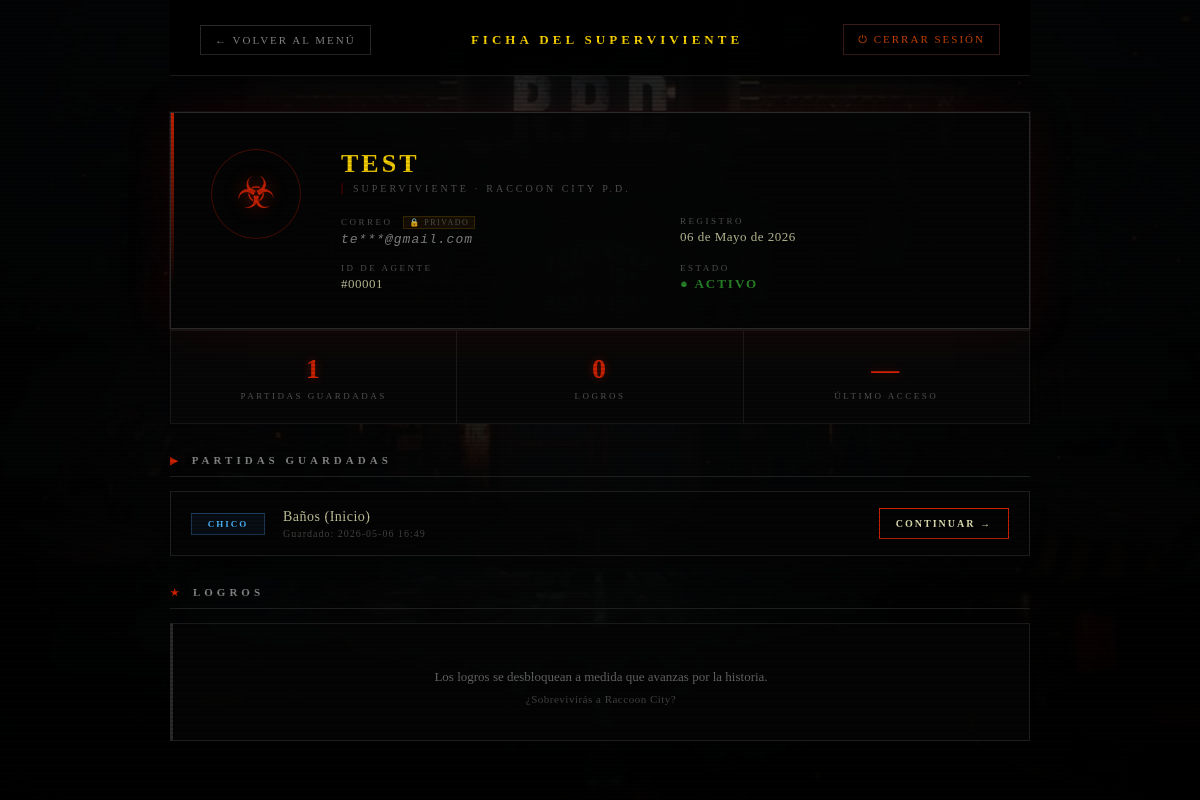
Screenshot of /pages/perfil.php (signed in) with the database file from the repository.
### tables this page shows
CREATE TABLE usuarios (
    id_usuario INTEGER PRIMARY KEY AUTOINCREMENT,
    nombre TEXT UNIQUE NOT NULL,
    email TEXT UNIQUE NOT NULL,
    password TEXT NOT NULL,
    fecha_registro DATETIME DEFAULT CURRENT_TIMESTAMP
);

CREATE TABLE partida (
    id_partida INTEGER PRIMARY KEY AUTOINCREMENT,
    id_usuario INTEGER NOT NULL,
    ruta TEXT NOT NULL, -- 'chico' o 'chica'
    sala_actual TEXT NOT NULL,
    slot_numero INTEGER DEFAULT 0, -- 0 para partida rápida/actual, 1-3 para slots fijos
    fecha_guardado DATETIME DEFAULT CURRENT_TIMESTAMP,
    FOREIGN KEY(id_usuario) REFERENCES usuarios(id_usuario)
);

CREATE TABLE catalogo_salas (
    id_sala TEXT PRIMARY KEY, 
    nombre_visual TEXT NOT NULL, 
    descripcion TEXT, 
    capitulo INTEGER DEFAULT 1,
    -- Conexiones (esto se puede manejar aquí o en una tabla aparte)
    norte TEXT, 
    sur TEXT,
    este TEXT,
    oeste TEXT,
    imagen_url TEXT DEFAULT NULL 
);

### pages/perfil.php (the view, shortened to what this page needs)
<?php
require_once __DIR__ . '/../includes/conexion.php';
$usuarioId = (int) $_SESSION['usuario_id'];
$usuarioNombre = htmlspecialchars($_SESSION['usuario_nombre'] ?? '');
$usuarioEmail = htmlspecialchars($_SESSION['usuario_email'] ?? '');
try {
    $stmt = $pdo->prepare("
        SELECT id_usuario, nombre, email, fecha_registro
        FROM   usuarios
        WHERE  id_usuario = :id
        LIMIT  1
    ");
    $stmt->execute([':id' => $usuarioId]);
    $usuario = $stmt->fetch();
} catch (PDOException $e) {
    $usuario = null;
}
$partidas = [];
try {
    $stmt = $pdo->prepare("
        SELECT p.id_partida, p.ruta, p.sala_actual, p.fecha_guardado,
               s.nombre_visual AS nombre_sala
        FROM   partida p
        LEFT JOIN catalogo_salas s ON s.id_sala = p.sala_actual
        WHERE  p.id_usuario = :id
        ORDER BY p.fecha_guardado DESC
    ");
    $stmt->execute([':id' => $usuarioId]);
    $partidas = $stmt->fetchAll();
} catch (PDOException $e) {
    $partidas = [];
}
$fechaRegistro = 'Desconocida';
if ($usuario && !empty($usuario['fecha_registro'])) {
    $dt = new DateTime($usuario['fecha_registro']);
    $meses = [
        'Enero',
        'Febrero',
        'Marzo',
        'Abril',
        'Mayo',
        'Junio',
        'Julio',
        'Agosto',
        'Septiembre',
        'Octubre',
        'Noviembre',
        'Diciembre'
    ];
    $fechaRegistro = $dt->format('d') . ' de ' . $meses[(int) $dt->format('n') - 1] . ' de ' . $dt->format('Y');
}
function enmascararEmail(string $email): string
{
    $partes = explode('@', $email, 2);
    $local = $partes[0];
    $dominio = $partes[1];
    $visibles = mb_strlen($local) <= 3 ? 1 : 2;
    $inicio = htmlspecialchars(mb_substr($local, 0, $visibles));
    return $inicio . '***@' . htmlspecialchars($dominio);
}
$emailMasked = enmascararEmail($usuario['email'] ?? $usuarioEmail);
?>
<!DOCTYPE html>
<html lang="es">
<head>
    <link rel="stylesheet" href="../styles/style.css">
    <link rel="stylesheet" href="../styles/auth.css">
    <link rel="stylesheet" href="../styles/perfil.css">
</head>
<body>
    <div class="perfil-wrapper">
        <header class="perfil-header">
            <a href="../index.php" class="perfil-volver" id="btn-volver-inicio">
                ← VOLVER AL MENÚ
            </a>
            <h1 class="perfil-titulo">FICHA DEL SUPERVIVIENTE</h1>
            <a href="../sessions/logout.php" class="perfil-logout" id="btn-cerrar-sesion">
                ⏻ CERRAR SESIÓN
            </a>
        </header>
        <section class="perfil-id-card" aria-label="Datos de identidad">
            <div class="perfil-avatar" aria-hidden="true">
                <span class="perfil-avatar-icono">☣</span>
                <div class="perfil-avatar-ring"></div>
            </div>
            <div class="perfil-datos">
                <div class="perfil-nombre"><?= $usuarioNombre ?></div>
                <div class="perfil-rango">SUPERVIVIENTE · RACCOON CITY P.D.</div>
                <div class="perfil-grid-info">
                    <div class="perfil-info-bloque">
                        <span class="perfil-info-label">CORREO
                            <span class="perfil-privado-tag" title="Tu correo real está protegido">🔒 PRIVADO</span>
                        </span>
                        <span class="perfil-info-valor perfil-email-masked"><?= $emailMasked ?></span>
                    </div>
                    <div class="perfil-info-bloque">
                        <span class="perfil-info-label">REGISTRO</span>
                        <span class="perfil-info-valor"><?= $fechaRegistro ?></span>
                    </div>
                    <div class="perfil-info-bloque">
                        <span class="perfil-info-label">ID DE AGENTE</span>
                        <span class="perfil-info-valor">#<?= str_pad($usuarioId, 5, '0', STR_PAD_LEFT) ?></span>
                    </div>
                    <div class="perfil-info-bloque">
                        <span class="perfil-info-label">ESTADO</span>
                        <span class="perfil-info-valor perfil-estado-activo">● ACTIVO</span>
                    </div>
                </div>
            </div>
        </section>
        <section class="perfil-stats" aria-label="Estadísticas">
            <div class="stat-bloque">
                <span class="stat-valor"><?= count($partidas) ?></span>
                <span class="stat-label">PARTIDAS GUARDADAS</span>
            </div>
            <div class="stat-bloque">
                <span class="stat-valor">0</span>
                <span class="stat-label">LOGROS</span>
            </div>
            <div class="stat-bloque">
                <span class="stat-valor">—</span>
                <span class="stat-label">ÚLTIMO ACCESO</span>
            </div>
        </section>
        <section class="perfil-seccion" aria-label="Partidas guardadas">
            <h2 class="perfil-seccion-titulo">
                <span class="icono-seccion">▶</span>
                PARTIDAS GUARDADAS
            </h2>
            <?php if (empty($partidas)): ?>
                <div class="perfil-vacio">
                    <span class="perfil-vacio-icono">⚠</span>
                    <p>No hay ninguna partida guardada.<br>
                        <span class="perfil-vacio-sub">Inicia una partida y guarda tu progreso en una máquina de
                            escribir.</span>
                    </p>
                    <a href="../index.php" class="perfil-btn-jugar" id="btn-ir-a-jugar">▶ JUGAR AHORA</a>
                </div>
            <?php else: ?>
                <div class="partidas-lista">
                    <?php foreach ($partidas as $partida): ?>
                        <div class="partida-card">
                            <div class="partida-ruta-badge partida-ruta-<?= htmlspecialchars($partida['ruta']) ?>">
                                <?= strtoupper(htmlspecialchars($partida['ruta'])) ?>
                            </div>
                            <div class="partida-info">
                                <div class="partida-sala">
                                    <?= htmlspecialchars($partida['nombre_sala'] ?? $partida['sala_actual']) ?>
                                </div>
                                <div class="partida-fecha">
                                    Guardado: <?= htmlspecialchars(substr($partida['fecha_guardado'], 0, 16)) ?>
                                </div>
                            </div>
                            <a href="../juego.php?partida=<?= (int) $partida['id_partida'] ?>" class="partida-btn-continuar"
                                id="btn-continuar-<?= (int) $partida['id_partida'] ?>">
                                CONTINUAR →
                            </a>
                        </div>
                    <?php endforeach; ?>
                </div>
            <?php endif; ?>
        </section>
        <section class="perfil-seccion" aria-label="Logros">
            <h2 class="perfil-seccion-titulo">
                <span class="icono-seccion">★</span>
                LOGROS
            </h2>
            <div class="perfil-vacio">
                <p>Los logros se desbloquean a medida que avanzas por la historia.<br>
                    <span class="perfil-vacio-sub">¿Sobrevivirás a Raccoon City?</span>
                </p>
            </div>
        </section>
    </div>
</body>
</html>

### styles/style.css (style rules this page uses)
body { margin: 0; padding: 0; height: 100vh; background-color: #000; background-image: linear-gradient(rgba(0, 0, 0, 0.6), rgba(0, 0, 0, 0.9)), url("../img/comisaria.png"); background-size: cover; background-position: center; color: #e2e2b6; font-family: "Times New Roman", serif; overflow: hidden; position: relative; }

### rows the page displays
usuarios: email "te***@gmail.com", fecha_registro "06 de Mayo de 2026"
partida: ruta "CHICO", catalogo_salas.nombre_visual "Baños (Inicio)", fecha_guardado "2026-05-06 16:49"

### other values shown
$usuarioNombre "TEST"
str_pad($usuarioId, 5, '0', STR_PAD_LEFT) "00001"
count($partidas) "1"
